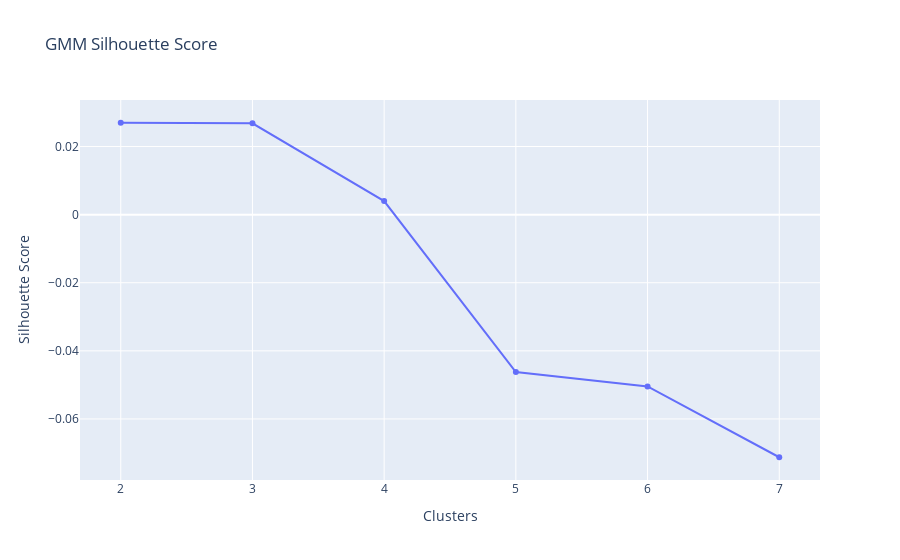

Write notebook code for a chart like this one.
### Code cell
fig = px.line(x = clusters, y = gmm_list, markers=True, title = 'GMM Silhouette Score')
fig.update_layout(yaxis_title = 'Silhouette Score', xaxis_title = 'Clusters')
fig.show()

### Figure 1 — Plotly figure (JSON) as saved in the notebook; plotly's stock layout.template omitted (floating-point values rounded to 4 significant figures)
{"data": [{"hovertemplate": "x=%{x}<br>y=%{y}<extra></extra>", "legendgroup": "", "line": {"color": "#636efa", "dash": "solid"}, "marker": {"symbol": "circle"}, "mode": "markers+lines", "name": "", "orientation": "v", "showlegend": false, "type": "scatter", "x": [2, 3, 4, 5, 6, 7], "xaxis": "x", "y": [0.02698, 0.02681, 0.003998, -0.04622, -0.05044, -0.07124], "yaxis": "y"}], "layout": {"autosize": true, "legend": {"tracegroupgap": 0}, "title": {"text": "GMM Silhouette Score"}, "xaxis": {"anchor": "y", "autorange": true, "domain": [0, 1], "range": [1.707, 7.293], "title": {"text": "Clusters"}, "type": "linear"}, "yaxis": {"anchor": "x", "autorange": true, "domain": [0, 1], "range": [-0.07935, 0.03509], "title": {"text": "Silhouette Score"}, "type": "linear"}}}
